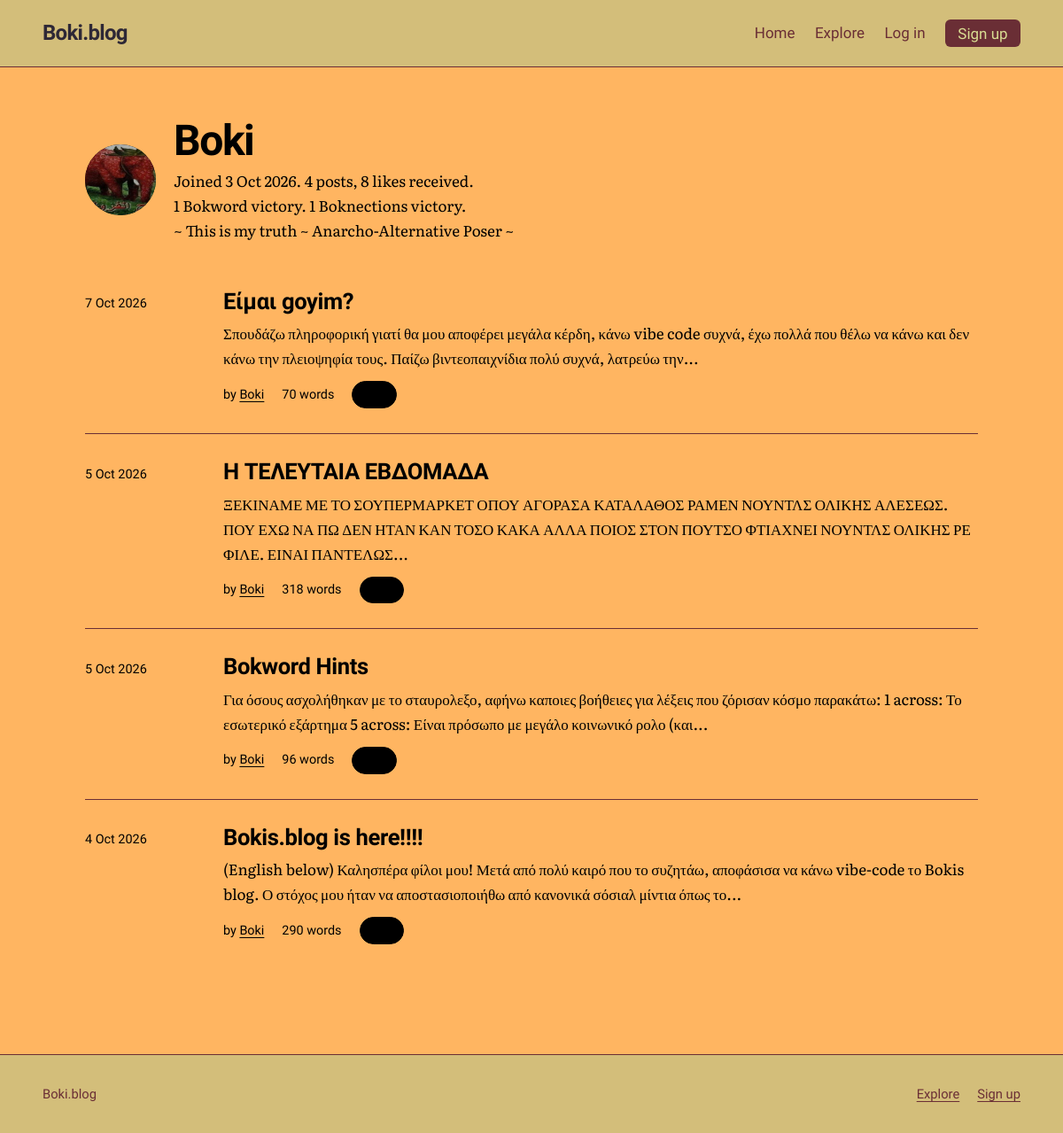
Before: /u/Boki with the older database file.
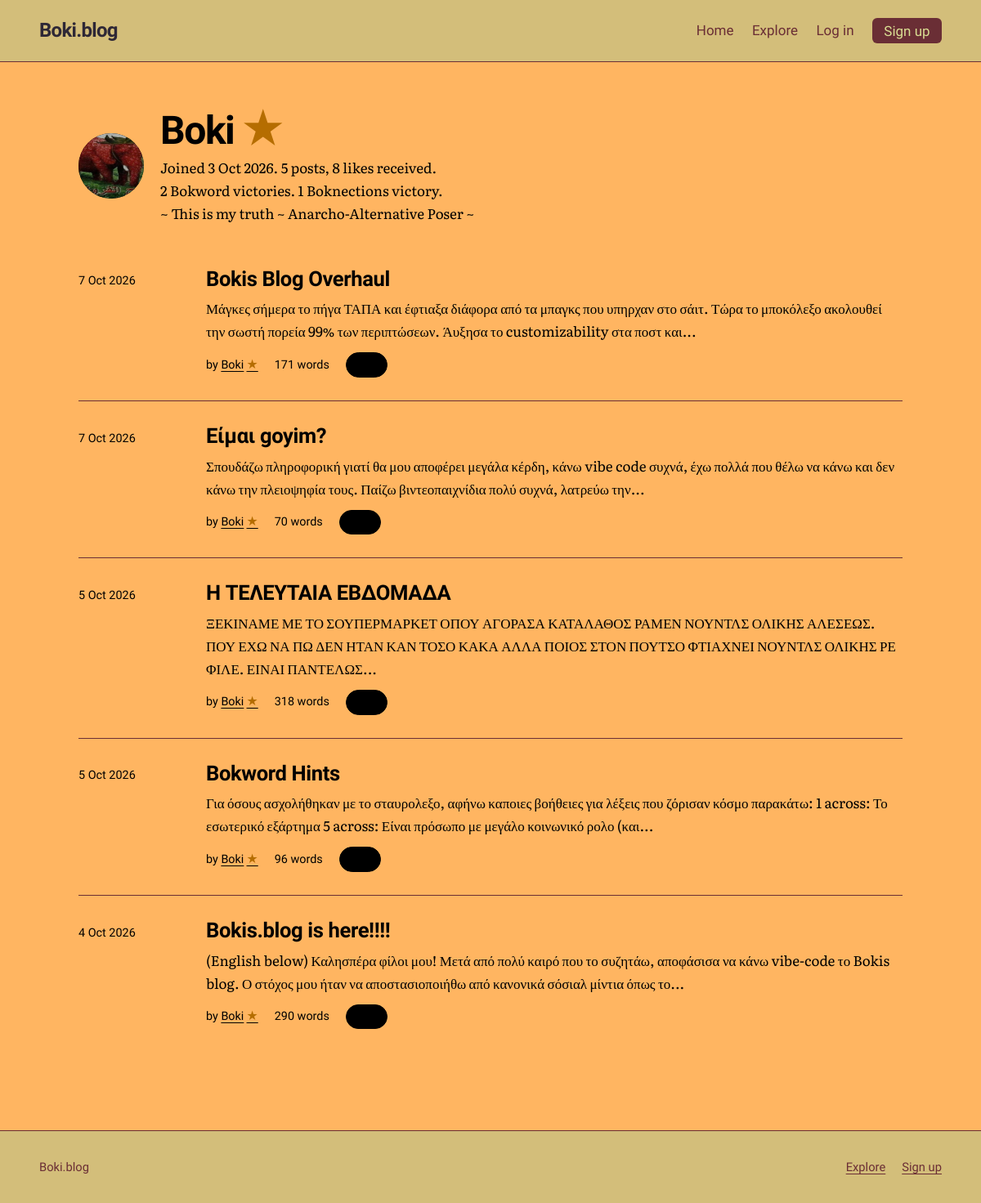
After: the same page with the newer database file.
### tables this page shows
CREATE TABLE users (
    id            INTEGER PRIMARY KEY,
    username      TEXT NOT NULL UNIQUE COLLATE NOCASE,
    password_hash TEXT NOT NULL,
    is_admin      INTEGER NOT NULL DEFAULT 0,
    created_at    TEXT NOT NULL DEFAULT (datetime('now')),
    bio           TEXT NOT NULL DEFAULT '',
    avatar        TEXT,
    profile_bg    TEXT NOT NULL DEFAULT '#D9DD92',
    profile_text  TEXT NOT NULL DEFAULT '#2E2836'
, avatar_position_x INTEGER NOT NULL DEFAULT 50, avatar_position_y INTEGER NOT NULL DEFAULT 50, bokword_victories INTEGER NOT NULL DEFAULT 0, boknections_victories INTEGER NOT NULL DEFAULT 0);

CREATE TABLE posts (
    id         INTEGER PRIMARY KEY,
    user_id    INTEGER NOT NULL REFERENCES users(id) ON DELETE CASCADE,
    title      TEXT NOT NULL,
    body       TEXT NOT NULL,
    created_at TEXT NOT NULL DEFAULT (datetime('now')),
    updated_at TEXT,
    image      TEXT,
    text_color TEXT NOT NULL DEFAULT '#2E2836',
    title_color TEXT NOT NULL DEFAULT '#2E2836',
    background_color TEXT NOT NULL DEFAULT '#D9DD92'
, accent_color TEXT NOT NULL DEFAULT '#6A2E35', surface_color TEXT NOT NULL DEFAULT '#D3BE7A', button_text_color TEXT NOT NULL DEFAULT '#D9DD92');

### app.py (the view)
@app.get("/u/<username>")
def profile(username):
    user = db().execute(
        """SELECT u.id, u.username, u.created_at, u.bio, u.avatar,
                  u.avatar_position_x, u.avatar_position_y, u.profile_bg, u.profile_text,
                  u.bokword_victories, u.boknections_victories,
                  EXISTS(
                    SELECT 1 FROM crossword_completions c
                    JOIN crossword_state s ON s.id = 1
                    WHERE c.user_id = u.id AND c.puzzle_version = s.version
                  ) AS crossword_star
           FROM users u WHERE u.username = ?""",
        (username,)).fetchone()
    if user is None:
        abort(404)
    page = request.args.get("page", 1, type=int)
    posts, total, page, pages = fetch_posts("p.user_id = ?", (user["id"],), "new", page)
    total_likes = db().execute(
        "SELECT COUNT(*) FROM likes l JOIN posts p ON p.id = l.post_id "
        "WHERE p.user_id = ?", (user["id"],)).fetchone()[0]
    return render_template("profile.html", profile_user=user, posts=posts,
                           total=total, total_likes=total_likes, page=page, pages=pages)

### app.py (called while the page is built, shortened)
def db():
    if "db" not in g:
        g.db = sqlite3.connect(DB_PATH)
        g.db.row_factory = sqlite3.Row
        g.db.execute("PRAGMA foreign_keys = ON")
    return g.db

def get_setting(key):
    row = db().execute("SELECT value FROM settings WHERE key = ?", (key,)).fetchone()
    return row["value"] if row else None

def viewer_id():
    return g.user["id"] if g.user else -1

def boknections_enabled():
    return get_setting("boknections_enabled") == "1"

def flower_usernames():
    if "flower_users" not in g:
        g.flower_users = set()
        if boknections_enabled():
            rows = db().execute(
                "SELECT u.username FROM boknections_progress p "
                "JOIN boknections_state s ON s.id = 1 AND s.version = p.puzzle_version "
                "JOIN users u ON u.id = p.user_id WHERE p.solved = 1").fetchall()
            g.flower_users = {row["username"] for row in rows}
    return g.flower_users

def fetch_posts(where="1 = 1", params=(), sort="new", page=1):
    total = db().execute(
        f"SELECT COUNT(*) {POST_FROM} WHERE {where}", params).fetchone()[0]
    pages = max(1, -(-total // PER_PAGE))
    page = min(max(page, 1), pages)
    rows = db().execute(
        f"SELECT {POST_COLS} {POST_FROM} WHERE {where} "
        f"ORDER BY {SORTS[sort]} LIMIT ? OFFSET ?",
        (viewer_id(), *params, PER_PAGE, (page - 1) * PER_PAGE)).fetchall()
    return rows, total, page, pages

@app.before_request
def load_user_and_check_csrf():
    g.user = None
    user_id = session.get("user_id")
    if "csrf" not in session:
        session["csrf"] = secrets.token_urlsafe(32)
    if request.method == "POST":
        sent = request.form.get("csrf_token", "")
        if not secrets.compare_digest(sent.encode(), session["csrf"].encode()):
            abort(400, "Your session expired. Go back, reload the page and try again.")

@app.after_request
def security_headers(resp):
    resp.headers["Content-Security-Policy"] = (
        "default-src 'self'; style-src 'self' 'unsafe-inline' https://fonts.googleapis.com; "
        "font-src https://fonts.gstatic.com; img-src 'self' data:; "
        "form-action 'self'; frame-ancestors 'none'; base-uri 'self'")
    resp.headers["X-Content-Type-Options"] = "nosniff"
    resp.headers["Referrer-Policy"] = "same-origin"
    return resp

@app.context_processor
def inject_site():
    return {"site_name": app.config["SITE_NAME"]}

def parse_ts(value):
    return datetime.strptime(value, "%Y-%m-%d %H:%M:%S")

### templates/profile.html (shortened to what this page needs)
{% extends "base.html" %}
{% from "_macros.html" import post_row, pager with context %}
{% from "_macros.html" import user_name %}
{% block page_theme %}--bg: {{ profile_user.profile_bg }}; --profile-text: {{ profile_user.profile_text }}; --ink: {{ profile_user.profile_text }}; --ink-soft: {{ profile_user.profile_text }}; --accent: {{ profile_user.profile_text }}; color: {{ profile_user.profile_text }};{% endblock %}
{% block content %}
<div class="wrap page profile-page">
  <header class="profile-head">
    {% if profile_user.avatar %}
      <img class="avatar big" src="{{ url_for('uploaded_file', filename=profile_user.avatar) }}" alt="{{ profile_user.username }} profile picture" style="object-position: {{ profile_user.avatar_position_x }}% {{ profile_user.avatar_position_y }}%;">
    {% else %}
      <div class="avatar big" aria-hidden="true">{{ profile_user.username[:2]|upper }}</div>
    {% endif %}
    <div>
      <h1 class="page-title">{{ user_name(profile_user.username, profile_user.crossword_star) }}</h1>
      <p class="muted">Joined {{ profile_user.created_at|date }}. {{ total }} {{ 'post' if total == 1 else 'posts' }}, {{ total_likes }} {{ 'like' if total_likes == 1 else 'likes' }} received.</p>
      <p class="muted">{{ profile_user.bokword_victories }} Bokword {{ 'victory' if profile_user.bokword_victories == 1 else 'victories' }}. {{ profile_user.boknections_victories }} Boknections {{ 'victory' if profile_user.boknections_victories == 1 else 'victories' }}.</p>
      {% if profile_user.bio %}<p class="profile-bio">{{ profile_user.bio }}</p>{% endif %}
    </div>
  </header>
  {% set next = request.full_path.rstrip('?') %}
  {% if posts %}
    <ol class="post-list">{% for p in posts %}{{ post_row(p, next) }}{% endfor %}</ol>
  {% else %}
    <p class="empty">
      {{ user_name(profile_user.username, profile_user.crossword_star) }} has not published anything yet.
      {% if g.user and g.user.id == profile_user.id %}<a href="{{ url_for('new_post') }}">Write your first post</a>.{% endif %}
    </p>
  {% endif %}
</div>
{% endblock %}

### templates/base.html (shortened to what this page needs)
<!DOCTYPE html>
{% from "_macros.html" import user_name %}
<html lang="en">
<head>
  <link rel="stylesheet" href="{{ url_for('static', filename='style.css', v='35') }}">
</head>
<body>
  <header class="site-header">
    <div class="wrap">
      <a class="site-title" href="{{ url_for('home') }}">{{ site_name }}</a>
      <nav class="site-nav" aria-label="Main">
        <ul>
          <li><a href="{{ url_for('home') }}" {% if request.endpoint == 'home' %}aria-current="page"{% endif %}>Home</a></li>
          <li><a href="{{ url_for('explore') }}" {% if request.endpoint == 'explore' %}aria-current="page"{% endif %}>Explore</a></li>
          {% if g.user %}
            <li><a href="{{ url_for('new_post') }}" {% if request.endpoint == 'new_post' %}aria-current="page"{% endif %}>Write</a></li>
            <li><a href="{{ url_for('profile', username=g.user.username) }}">{{ user_name(g.user.username, g.user.crossword_star) }}</a></li>
            <li><a href="{{ url_for('account_settings') }}" {% if request.endpoint == 'account_settings' %}aria-current="page"{% endif %}>Settings</a></li>
            {% if g.user.is_admin %}
              <li><a href="{{ url_for('admin') }}" {% if request.endpoint == 'admin' %}aria-current="page"{% endif %}>Admin</a></li>
            {% endif %}
            <li>
              <form method="post" action="{{ url_for('logout') }}" class="inline-form">
                <input type="hidden" name="csrf_token" value="{{ csrf_token() }}">
                <button type="submit" class="link-button">Log out</button>
              </form>
            </li>
          {% else %}
            <li><a href="{{ url_for('login') }}" {% if request.endpoint == 'login' %}aria-current="page"{% endif %}>Log in</a></li>
            <li><a class="nav-cta" href="{{ url_for('signup') }}">Sign up</a></li>
          {% endif %}
        </ul>
      </nav>
    </div>
  </header>
  <main id="main" style="{% block page_theme %}{% endblock %}">
    {% block content %}{% endblock %}
  </main>
  <footer class="site-footer">
    <div class="wrap">
      <p>{{ site_name }}</p>
      <ul>
        <li><a href="{{ url_for('explore') }}">Explore</a></li>
        {% if not g.user %}<li><a href="{{ url_for('signup') }}">Sign up</a></li>{% endif %}
      </ul>
    </div>
  </footer>
</body>
</html>

### templates/_macros.html (shortened to what this page needs)
{% macro like_button(post, next) %}
  {% if g.user %}
    <form class="inline-form" method="post" action="{{ url_for('toggle_like', post_id=post.id) }}">
      <input type="hidden" name="csrf_token" value="{{ csrf_token() }}">
      <input type="hidden" name="next" value="{{ next }}">
      <button class="like {% if post.liked %}is-liked{% endif %}" type="submit" aria-pressed="{{ 'true' if post.liked else 'false' }}">
        <span aria-hidden="true">{{ '♥' if post.liked else '♡' }}</span>
        {{ post.like_count }}
        <span class="sr">{{ 'like' if post.like_count == 1 else 'likes' }}, {{ 'unlike' if post.liked else 'like this post' }}</span>
      </button>
    </form>
  {% else %}
    <a class="like" href="{{ url_for('login', next=next) }}">
      <span aria-hidden="true">♡</span> {{ post.like_count }}
    </a>
  {% endif %}
{% endmacro %}
{% macro user_name(username, crossword_star=false) %}
  {{ username }}{% if crossword_star %}<span class="achievement-star" role="img" aria-label="Solved the current Weekly Bokword" title="Solved the current Weekly Bokword">★</span>{% endif %}
{% endmacro %}
{% macro post_row(post, next) %}
  <li class="post-item">
    <time datetime="{{ post.created_at|iso }}">{{ post.created_at|date }}</time>
    <div>
      <h3><a href="{{ url_for('post', post_id=post.id) }}">{{ post.title }}</a></h3>
      <p>{{ post.body|excerpt }}</p>
      <ul class="meta">
        <li>by <a href="{{ url_for('profile', username=post.username) }}">{{ user_name(post.username, post.crossword_star) }}</a></li>
        <li>{{ post.body|wordcount }} {{ 'word' if (post.body|wordcount) == 1 else 'words' }}</li>
        <li>{{ like_button(post, next) }}</li>
      </ul>
    </div>
  </li>
{% endmacro %}

Changed rows visible on the page:
changed users "Boki": bokword_victories "1" → "2"; bokword_victories "victory" → "victories"
added posts: created_at "7 Oct 2026", title "Bokis Blog Overhaul", body|excerpt "Μάγκες σήμερα το πήγα ΤΑΠΑ και έφτιαξα διάφορα από τα μπαγκς που υπηρχαν στο σάιτ. Τώρα το μποκόλεξο ακολουθεί την σωστή πορεία 99% των περιπτώσεων. Άυξησα το customizability στα ποστ και...", {{ username }} "Boki", body "171", body "words"
changed posts "Είμαι goyim?": now shows "★"
shown differently, row unchanged: posts "Η ΤΕΛΕΥΤΑΙΑ ΕΒΔΟΜΑΔΑ": now shows "★"
shown differently, row unchanged: posts "Bokword Hints": now shows "★"
shown differently, row unchanged: posts "Bokis.blog is here!!!!": now shows "★"
Other visible differences:
{{ total }}: "4" → "5"
